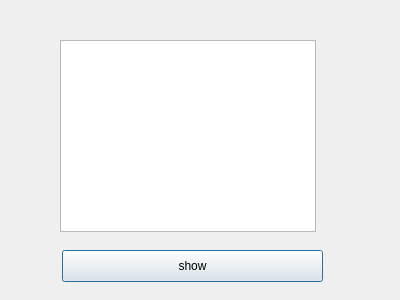
<?xml version="1.0" encoding="UTF-8"?>
<ui version="4.0">
 <class>read_files</class>
 <widget class="QDialog" name="read_files">
  <property name="geometry">
   <rect>
    <x>0</x>
    <y>0</y>
    <width>400</width>
    <height>300</height>
   </rect>
  </property>
  <property name="windowTitle">
   <string>Dialog</string>
  </property>
  <widget class="QTextBrowser" name="textBrowser">
   <property name="geometry">
    <rect>
     <x>60</x>
     <y>40</y>
     <width>256</width>
     <height>192</height>
    </rect>
   </property>
  </widget>
  <widget class="QPushButton" name="pushButton">
   <property name="geometry">
    <rect>
     <x>62</x>
     <y>250</y>
     <width>261</width>
     <height>32</height>
    </rect>
   </property>
   <property name="text">
    <string>show</string>
   </property>
  </widget>
 </widget>
 <resources/>
 <connections/>
</ui>
